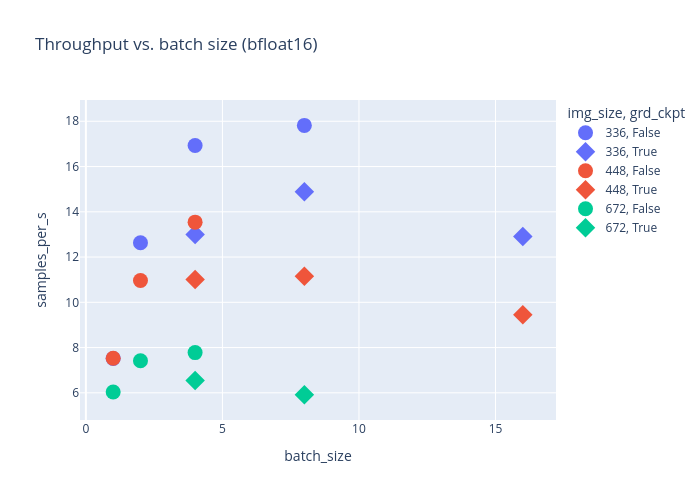
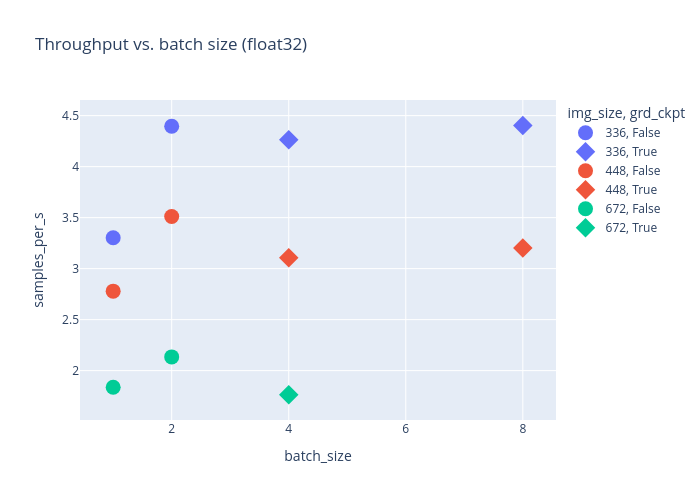

Notebook code for these charts, in order:
### Code cell
for dtype in df['dtype'].unique():

    subset = df[df['dtype'] == dtype]

    fig = px.scatter(
        subset.dropna(),
        x='batch_size',
        y='samples_per_s',
        color='img_size',
        symbol='grd_ckpt',
        width=700,
        height=500,
        title=f'Throughput vs. batch size ({dtype})',
        size_max=100
    )
    fig.update_traces(marker=dict(size=15))
    fig.show()

### Figure 1 — Plotly figure (JSON) as saved in the notebook; plotly's stock layout.template omitted (floating-point values rounded to 4 significant figures)
{"data": [{"hovertemplate": "img_size=336<br>grd_ckpt=False<br>batch_size=%{x}<br>samples_per_s=%{y}<extra></extra>", "legendgroup": "336, False", "marker": {"color": "#636efa", "size": 15, "symbol": "circle"}, "mode": "markers", "name": "336, False", "orientation": "v", "showlegend": true, "type": "scatter", "x": [1, 2, 4, 8], "xaxis": "x", "y": [7.52, 12.63, 16.93, 17.82], "yaxis": "y"}, {"hovertemplate": "img_size=336<br>grd_ckpt=True<br>batch_size=%{x}<br>samples_per_s=%{y}<extra></extra>", "legendgroup": "336, True", "marker": {"color": "#636efa", "size": 15, "symbol": "diamond"}, "mode": "markers", "name": "336, True", "orientation": "v", "showlegend": true, "type": "scatter", "x": [4, 8, 16], "xaxis": "x", "y": [13.0, 14.89, 12.91], "yaxis": "y"}, {"hovertemplate": "img_size=448<br>grd_ckpt=False<br>batch_size=%{x}<br>samples_per_s=%{y}<extra></extra>", "legendgroup": "448, False", "marker": {"color": "#EF553B", "size": 15, "symbol": "circle"}, "mode": "markers", "name": "448, False", "orientation": "v", "showlegend": true, "type": "scatter", "x": [1, 2, 4], "xaxis": "x", "y": [7.528, 10.96, 13.54], "yaxis": "y"}, {"hovertemplate": "img_size=448<br>grd_ckpt=True<br>batch_size=%{x}<br>samples_per_s=%{y}<extra></extra>", "legendgroup": "448, True", "marker": {"color": "#EF553B", "size": 15, "symbol": "diamond"}, "mode": "markers", "name": "448, True", "orientation": "v", "showlegend": true, "type": "scatter", "x": [4, 8, 16], "xaxis": "x", "y": [11.0, 11.15, 9.455], "yaxis": "y"}, {"hovertemplate": "img_size=672<br>grd_ckpt=False<br>batch_size=%{x}<br>samples_per_s=%{y}<extra></extra>", "legendgroup": "672, False", "marker": {"color": "#00cc96", "size": 15, "symbol": "circle"}, "mode": "markers", "name": "672, False", "orientation": "v", "showlegend": true, "type": "scatter", "x": [1, 2, 4], "xaxis": "x", "y": [6.035, 7.42, 7.778], "yaxis": "y"}, {"hovertemplate": "img_size=672<br>grd_ckpt=True<br>batch_size=%{x}<br>samples_per_s=%{y}<extra></extra>", "legendgroup": "672, True", "marker": {"color": "#00cc96", "size": 15, "symbol": "diamond"}, "mode": "markers", "name": "672, True", "orientation": "v", "showlegend": true, "type": "scatter", "x": [4, 8], "xaxis": "x", "y": [6.545, 5.92], "yaxis": "y"}], "layout": {"height": 500, "legend": {"title": {"text": "img_size, grd_ckpt"}, "tracegroupgap": 0}, "title": {"text": "Throughput vs. batch size (bfloat16)"}, "width": 700, "xaxis": {"anchor": "y", "domain": [0, 1], "title": {"text": "batch_size"}}, "yaxis": {"anchor": "x", "domain": [0, 1], "title": {"text": "samples_per_s"}}}}

### Figure 2 — Plotly figure (JSON) as saved in the notebook; plotly's stock layout.template omitted (floating-point values rounded to 4 significant figures)
{"data": [{"hovertemplate": "img_size=336<br>grd_ckpt=False<br>batch_size=%{x}<br>samples_per_s=%{y}<extra></extra>", "legendgroup": "336, False", "marker": {"color": "#636efa", "size": 15, "symbol": "circle"}, "mode": "markers", "name": "336, False", "orientation": "v", "showlegend": true, "type": "scatter", "x": [1, 2], "xaxis": "x", "y": [3.303, 4.396], "yaxis": "y"}, {"hovertemplate": "img_size=336<br>grd_ckpt=True<br>batch_size=%{x}<br>samples_per_s=%{y}<extra></extra>", "legendgroup": "336, True", "marker": {"color": "#636efa", "size": 15, "symbol": "diamond"}, "mode": "markers", "name": "336, True", "orientation": "v", "showlegend": true, "type": "scatter", "x": [4, 8], "xaxis": "x", "y": [4.264, 4.405], "yaxis": "y"}, {"hovertemplate": "img_size=448<br>grd_ckpt=False<br>batch_size=%{x}<br>samples_per_s=%{y}<extra></extra>", "legendgroup": "448, False", "marker": {"color": "#EF553B", "size": 15, "symbol": "circle"}, "mode": "markers", "name": "448, False", "orientation": "v", "showlegend": true, "type": "scatter", "x": [1, 2], "xaxis": "x", "y": [2.779, 3.511], "yaxis": "y"}, {"hovertemplate": "img_size=448<br>grd_ckpt=True<br>batch_size=%{x}<br>samples_per_s=%{y}<extra></extra>", "legendgroup": "448, True", "marker": {"color": "#EF553B", "size": 15, "symbol": "diamond"}, "mode": "markers", "name": "448, True", "orientation": "v", "showlegend": true, "type": "scatter", "x": [4, 8], "xaxis": "x", "y": [3.107, 3.202], "yaxis": "y"}, {"hovertemplate": "img_size=672<br>grd_ckpt=False<br>batch_size=%{x}<br>samples_per_s=%{y}<extra></extra>", "legendgroup": "672, False", "marker": {"color": "#00cc96", "size": 15, "symbol": "circle"}, "mode": "markers", "name": "672, False", "orientation": "v", "showlegend": true, "type": "scatter", "x": [1, 2], "xaxis": "x", "y": [1.837, 2.134], "yaxis": "y"}, {"hovertemplate": "img_size=672<br>grd_ckpt=True<br>batch_size=%{x}<br>samples_per_s=%{y}<extra></extra>", "legendgroup": "672, True", "marker": {"color": "#00cc96", "size": 15, "symbol": "diamond"}, "mode": "markers", "name": "672, True", "orientation": "v", "showlegend": true, "type": "scatter", "x": [4], "xaxis": "x", "y": [1.764], "yaxis": "y"}], "layout": {"height": 500, "legend": {"title": {"text": "img_size, grd_ckpt"}, "tracegroupgap": 0}, "title": {"text": "Throughput vs. batch size (float32)"}, "width": 700, "xaxis": {"anchor": "y", "domain": [0, 1], "title": {"text": "batch_size"}}, "yaxis": {"anchor": "x", "domain": [0, 1], "title": {"text": "samples_per_s"}}}}
